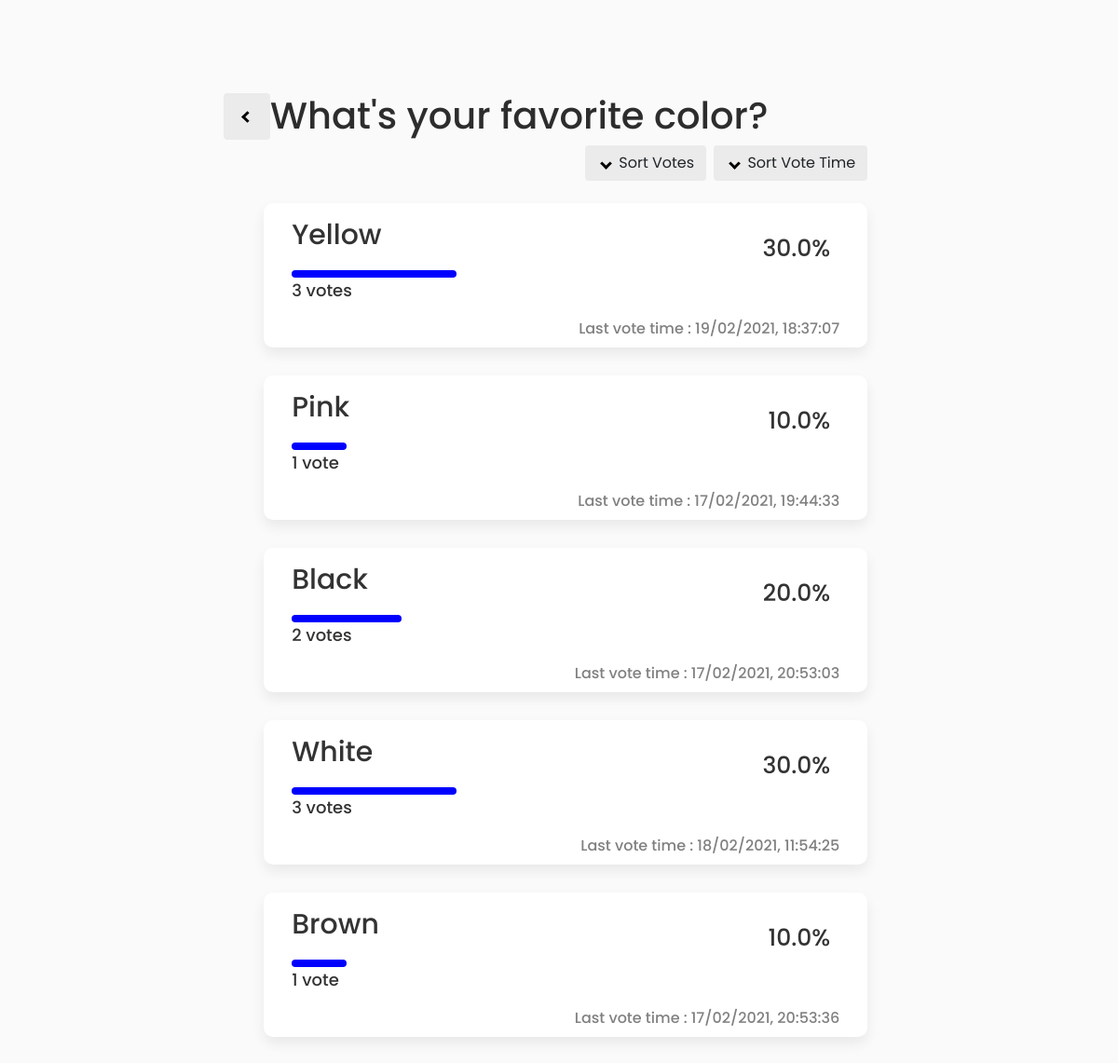
Before: /polls/2/results/ with the older database file.
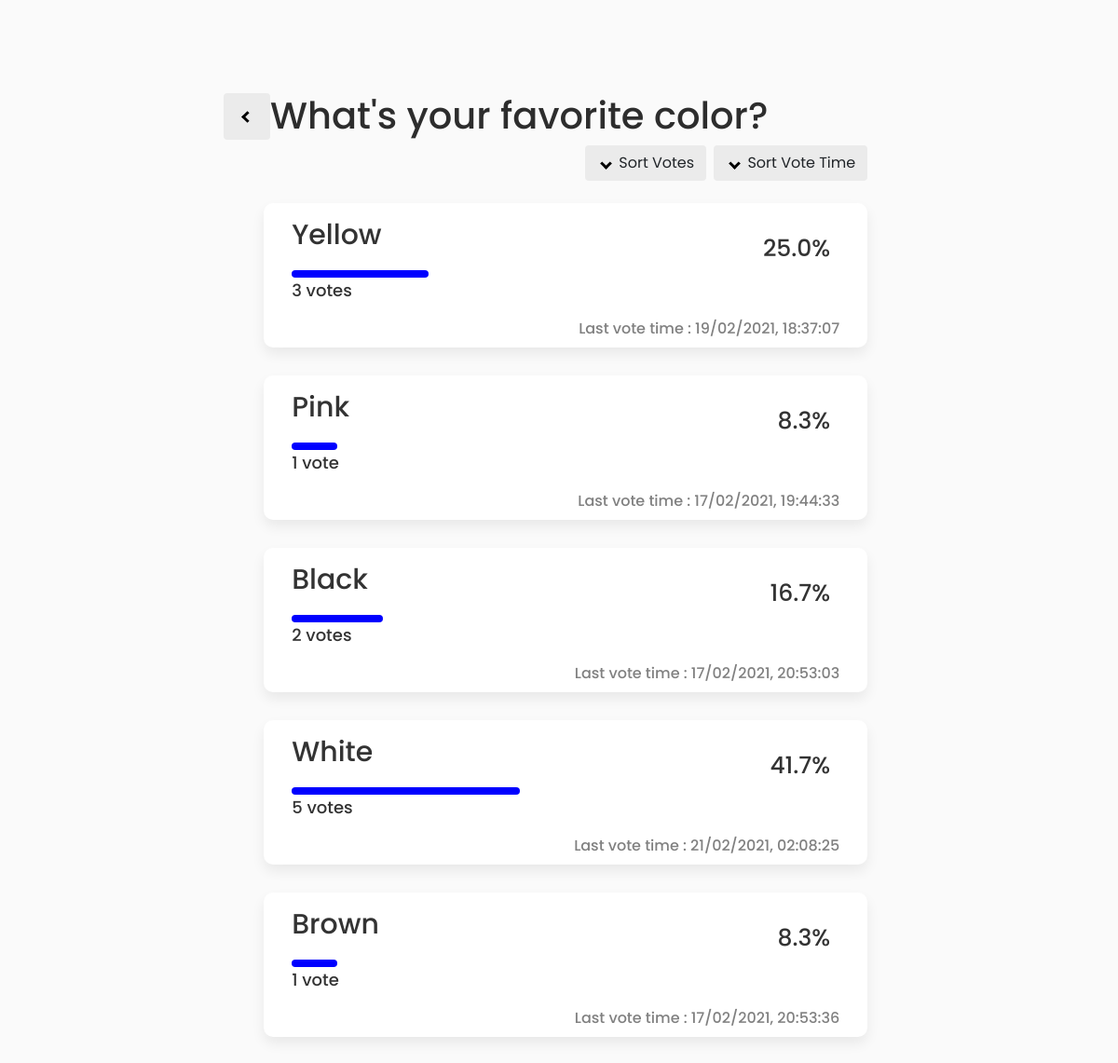
After: the same page with the newer database file.
### polls/models.py (models this page shows, shortened)
class Choice(models.Model):
    question = models.ForeignKey(Question, on_delete=models.CASCADE)
    choice_text = models.CharField(max_length=200)
    votes_score = models.IntegerField(default=0)
    def latest_vote_time(self): # lastest vote time of each choice
        latest_vote = self.votes.latest('time')
        latest_time = latest_vote.time.astimezone(tz).strftime("%d/%m/%Y, %H:%M:%S")
        return latest_time
    def get_percent(self):  # percentage of votes for each choice
        choice_percent = self.votes_score/self.question.get_sum_score() *100
        return "{:.1f}".format(choice_percent)

class Question(models.Model):
    question_text = models.CharField(max_length=200)
    pub_date = models.DateTimeField('date published')
    def was_published_recently(self):
        now = timezone.now()
        return now - datetime.timedelta(days=1) <= self.pub_date <= now
    was_published_recently.admin_order_field = 'pub_date'
    was_published_recently.boolean = True
    was_published_recently.short_description = 'Published recently?'
    def get_sum_score(self): # total votes for each question
        choices = list(self.choice_set.all()) # all choices of that question
        sum = 0
        for choice in choices:
            sum += choice.votes_score
        return sum

class Vote(models.Model):
    choice = models.ForeignKey(Choice,related_name= 'votes', on_delete=models.CASCADE)
    time = models.DateTimeField('time', blank=True,default=timezone.now)

### polls/views.py (the view)
# urls.py: path('<int:pk>/results/', views.ResultsView.as_view(), name='results'),
class ResultsView(generic.DetailView):
    model = Question
    template_name = 'polls/results.html'

### polls/templates/polls/results.html (shortened to what this page needs)
{% extends 'polls/base.html' %}
{% load static %}
{% block style %}
<link rel="stylesheet" type="text/css" href="{% static 'polls/css/results.css' %}">
{% endblock %}
{% block content %}
<main>
    <div class="inner-wrapper lrg">
        <div class="navigate inline">
            <a href={% url 'polls:detail' question.id %} class="previous-btn">
                <button class="btn"><i class="arrowleft"></i></button>
            </a>
        </div>
        <div class="question-head inline">
            <h1>{{ question.question_text }}</h1>
        </div>
        <div class="sort-btn d-grid gap-1 d-md-flex justify-content-md-end inline">
            <button type="button" class="btn me-md-1" onclick="sortVoteScore()">
                <i id="arrow_votes" class="arrow down"></i>
                 Sort Votes
            </button>
            <button type="button" class="btn" onclick="sortLastVoteTime()">
                <i id="arrow_voteTime" class="arrow down"></i>
                Sort Vote Time
            </button>
        </div>
        <div class="choice">
            {% for choice in question.choice_set.all %}
            <div class="choice-wrapper">
                <div class="result-heading">
                    <h2 class="name">{{ choice.choice_text }}</h2>
                    <p class="percent">{{ choice.get_percent }}%</p>
                </div>
                <div class="result-bar">
                    <div class="progress-bar" style="width: {{ choice.get_percent }}%;"></div>
                </div>
                <div id="scorediv" class="votes-number">
                    <p id="score">{{ choice.votes_score }} vote{{ choice.votes_score|pluralize }}</p>
                </div>
                <div class="lasttime-vote">
                    <p>Last vote time : {{choice.latest_vote_time}}</p>
                </div>
            </div>
            {% endfor %}
        </div>
    </div>
</main>
{% endblock %}

Changed rows visible on the page:
changed through a linked row, Choice "Yellow": get_percent "30.0" → "25.0"
changed through a linked row, Choice "Pink": get_percent "10.0" → "8.3"
changed through a linked row, Choice "Black": get_percent "20.0" → "16.7"
changed Choice "White": get_percent "30.0" → "41.7"; votes_score "3" → "5"; latest_vote_time "18/02/2021, 11:54:25" → "21/02/2021, 02:08:25"
changed through a linked row, Choice "Brown": get_percent "10.0" → "8.3"
